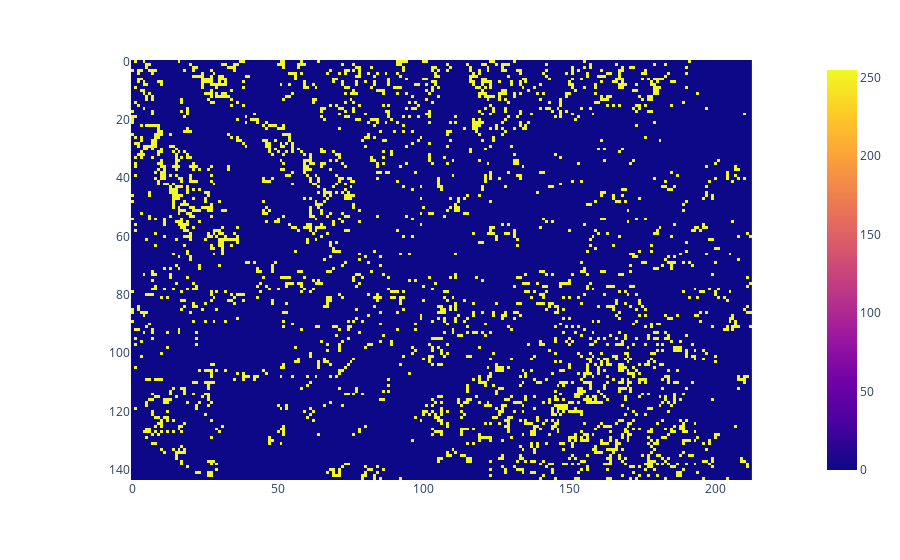

The code cell stored with this chart in its notebook:
### Code cell
diff = change_map["0_50%"] - pd.to_datetime(event_date)
changes_in_range = (diff.dt.days > 0) & (diff.dt.days < 30)
px.imshow(changes_in_range.values.reshape(rows, cols))

### Figure 1 — Plotly figure (JSON) as saved in the notebook; plotly's stock layout.template omitted (floating-point values rounded to 4 significant figures; data arrays with more than 128 entries replaced by an {"elided": "..."} marker saying what was removed)
{"data": [{"coloraxis": "coloraxis", "hovertemplate": "x: %{x}<br>y: %{y}<br>color: %{z}<extra></extra>", "name": "0", "type": "heatmap", "xaxis": "x", "yaxis": "y", "z": {"elided": "144x213 int values"}}], "layout": {"coloraxis": {"colorscale": [[0, "#0d0887"], [0.1111, "#46039f"], [0.2222, "#7201a8"], [0.3333, "#9c179e"], [0.4444, "#bd3786"], [0.5556, "#d8576b"], [0.6667, "#ed7953"], [0.7778, "#fb9f3a"], [0.8889, "#fdca26"], [1, "#f0f921"]]}, "margin": {"t": 60}, "xaxis": {"anchor": "y", "constrain": "domain", "domain": [0, 1], "scaleanchor": "y"}, "yaxis": {"anchor": "x", "autorange": "reversed", "constrain": "domain", "domain": [0, 1]}}}
